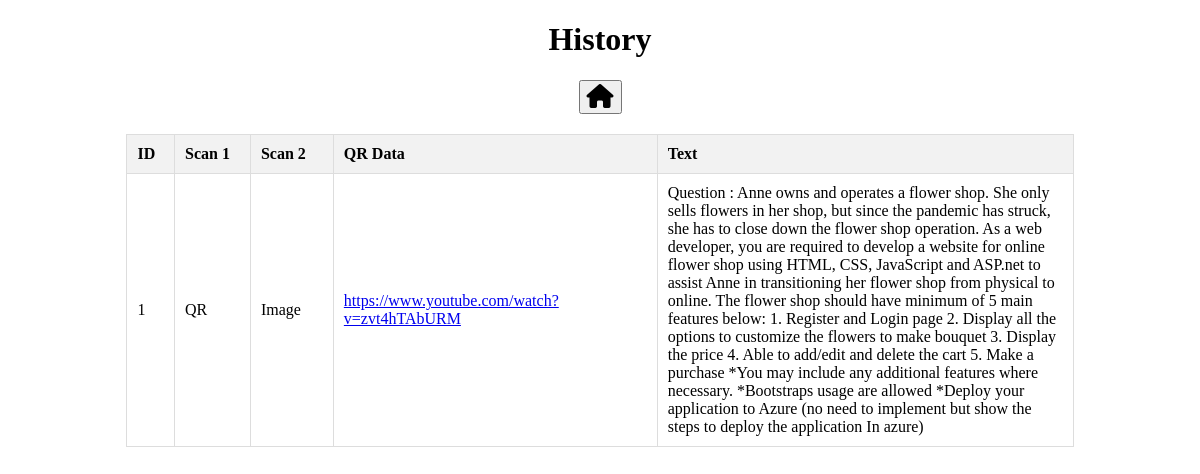
The page /history.php on the database its author committed.
### tables this page shows
CREATE TABLE `data` (
  `id` int NOT NULL,
  `scan1` varchar(255) DEFAULT NULL,
  `scan2` varchar(255) DEFAULT NULL,
  `qr_scanned` varchar(255) DEFAULT NULL,
  `text_extracted` text
);

### history.php (the view, shortened to what this page needs)
<!DOCTYPE html>
<html lang="en">
<head>
    <link rel="stylesheet" href="https://cdnjs.cloudflare.com/ajax/libs/font-awesome/6.0.0-beta3/css/all.min.css">
</head>
<body>
    <div class="header-container">
        <h1>History</h1>
        <button class="home-button" onclick="window.location.href = 'index.php';"><i class="fas fa-home"></i></button>
    </div>
    <table>
        <tr>
            <th>ID</th>
            <th>Scan 1</th>
            <th>Scan 2</th>
            <th>QR Data</th>
            <th>Text</th>
        </tr>
        <?php
$servername = "localhost";
$username = "root";
$password = "";
$database = "iman";
$conn = new mysqli($servername, $username, $password, $database);
$sql = "SELECT id, scan1, scan2, qr_scanned, text_extracted FROM data";
$result = $conn->query($sql);
if ($result->num_rows > 0) {
    while ($row = $result->fetch_assoc()) {
        echo "<tr>";
        echo "<td>" . $row["id"] . "</td>";
        echo "<td>" . $row["scan1"] . "</td>";
        echo "<td>" . $row["scan2"] . "</td>";
 echo "<td><a href='" . $row["qr_scanned"] . "' target='_blank'>" . $row["qr_scanned"] . "</a></td>";
        echo "<td>" . $row["text_extracted"] . "</td>";
        echo "</tr>";
    }
} else {
    echo "NO Result Found";
}
?>
    </table>
</body>
</html>

### history.php (style rules this page uses)
table { width: 80%; border-collapse: collapse; margin: 0 auto; }
th, td { padding: 10px; text-align: left; border: 1px solid #ddd; }
th { background-color: #f2f2f2; }
.header-container { text-align: center; margin-bottom: 20px; }
.home-button { font-size: 24px; }
th:nth-child(1), td:nth-child(1) { width: 2%; }
th:nth-child(2), td:nth-child(2) { width: 5%; }
th:nth-child(3), td:nth-child(3) { width: 5%; }
th:nth-child(4), td:nth-child(4) { width: 20%; }
th:nth-child(5), td:nth-child(5) { width: 30%; }

### rows shown on the page
data: id "1", scan1 "QR", scan2 "Image", qr_scanned "https://www.youtube.com/watch?v=zvt4hTAbURM", text_extracted "Question : Anne owns and operates a flower shop. She only sells flowers in her shop, but since the pandemic has struck, she has to close down the flower shop operation. As a web developer, you are required to develop a website for online flower shop using HTML, CSS, JavaScript and ASP.net to assist Anne in transitioning her flower shop from physical to online. The flower shop should have minimum of 5 main features below: 1. Register and Login page 2. Display all the options to customize the flowers to make bouquet 3. Display the price 4. Able to add/edit and delete the cart 5. Make a purchase *You may include any additional features where necessary. *Bootstraps usage are allowed *Deploy…"
